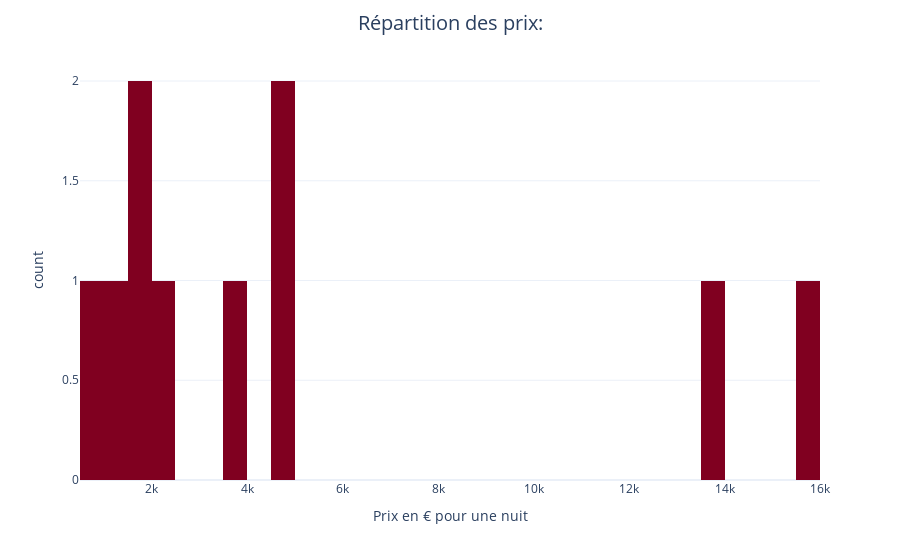

Notebook source saved alongside this figure:
### Code cell
prixPlot('2', 'Tout')

### Figure 1 — Plotly figure (JSON) as saved in the notebook; plotly's stock layout.template omitted (floating-point values rounded to 4 significant figures)
{"data": [{"alignmentgroup": "True", "bingroup": "x", "hovertemplate": "Prix en € pour une nuit=%{x}<br>count=%{y}<extra></extra>", "legendgroup": "", "marker": {"color": "#800020", "pattern": {"shape": ""}}, "name": "", "nbinsx": 30, "offsetgroup": "", "orientation": "v", "showlegend": false, "type": "histogram", "x": [4500, 4500, 980, 1303, 2300, 3900, 1765, 1529, 15655, 13980], "xaxis": "x", "yaxis": "y"}], "layout": {"barmode": "relative", "legend": {"tracegroupgap": 0}, "margin": {"t": 60}, "title": {"font": {"size": 20}, "text": "Répartition des prix:", "x": 0.5}, "xaxis": {"anchor": "y", "domain": [0, 1], "title": {"text": "Prix en € pour une nuit"}}, "yaxis": {"anchor": "x", "domain": [0, 1], "title": {"text": "count"}}}}
